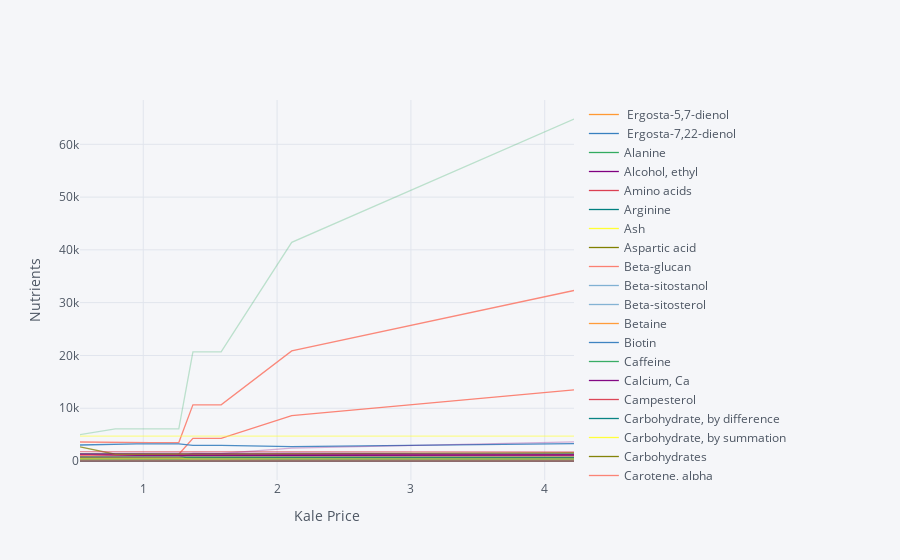

Here is the notebook cell this chart was saved with:
### Markdown cell above
The code below creates a graph which uses the food price changes
  described above, but maps into nutrients.

### Code cell
# Matrix product maps quantities of food into quantities of nutrients
NutrientResponse = Diet_response@FoodNutrients.T

# Drop columns of missing nutrients
NutrientResponse = NutrientResponse.loc[:,NutrientResponse.count()>0]
NutrientResponse.iplot(xTitle='%s Price' % ReferenceGood,yTitle='Nutrients')
